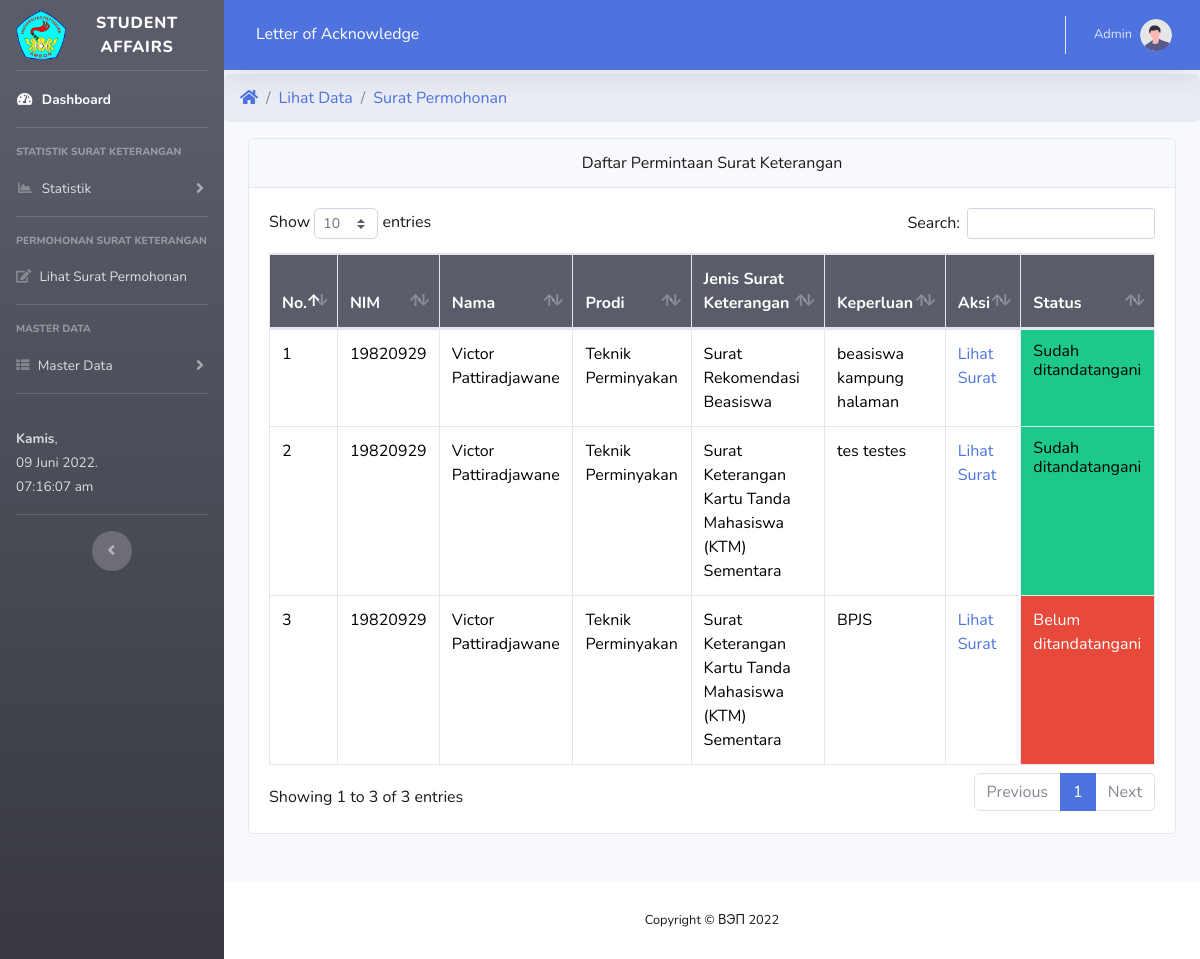
Screenshot of /A/spak.php (signed in) with the database file from the repository.
### tables this page shows
CREATE TABLE `surat` (
  `id_surat` int NOT NULL,
  `nim` varchar(10) NOT NULL,
  `nama` varchar(50) NOT NULL,
  `prodi` varchar(50) NOT NULL,
  `semester` varchar(50) NOT NULL,
  `thnakd` varchar(15) NOT NULL,
  `ortu` varchar(50) DEFAULT NULL,
  `pekerjaan` varchar(50) DEFAULT NULL,
  `nip` varchar(20) DEFAULT NULL,
  `pangkat` varchar(50) DEFAULT NULL,
  `alamat` varchar(100) DEFAULT NULL,
  `jenis` varchar(50) NOT NULL,
  `tujuan` varchar(80) NOT NULL,
  `ukt` varchar(50) NOT NULL,
  `krs` varchar(50) NOT NULL,
  `dns` varchar(50) NOT NULL,
  `kk` varchar(50) NOT NULL,
  `skortu` varchar(50) DEFAULT NULL,
  `date_create` datetime NOT NULL DEFAULT CURRENT_TIMESTAMP,
  `ttd` varchar(50) NOT NULL,
  `cap` varchar(50) NOT NULL,
  `date_signature` date NOT NULL DEFAULT '2022-01-10',
  `nomor_surat` varchar(40) DEFAULT NULL
);

CREATE TABLE `prodi` (
  `id_prodi` int NOT NULL,
  `prodi` varchar(50) NOT NULL
);

CREATE TABLE `jenis_suket` (
  `id_jenis` int NOT NULL,
  `jenis` varchar(80) NOT NULL
);

### A/spak.php (the view, shortened to what this page needs)
<?php  include 'menuA.php';
include '../link.php'?>
<div>
<ul class="breadcrumb">
    <li class="breadcrumb-item"><a href="index.php"><i class="fas fa-home"></i></a></li>
    <li class="breadcrumb-item"><a href="#">Lihat Data</a></li>
    <li class="breadcrumb-item"><a href="spak.php">Surat Permohonan</a></li>
  </ul>
</div>
<div class="container-fluid">
<div class="card">
  <div class="card-header text-center">Daftar Permintaan Surat Keterangan</div>
  <div class="card-body">
  <table id="example1" class="table table-bordered table-hover">
    <thead class="bg-dark text-white">
      <tr>
      <th>No.</th>
      <th>NIM</th>
      <th>Nama</th>
      <th>Prodi</th>
      <th>Jenis Surat Keterangan</th>
      <th>Keperluan</th>
      <th>Aksi</th>
      <th>Status</th>
      </tr>
    </thead>
    <tbody>
    <?php
      $no=0;
      $query="SELECT surat.*, prodi.prodi, jenis_suket.jenis
      FROM surat
      INNER JOIN prodi ON prodi.id_prodi=surat.prodi
      INNER JOIN jenis_suket ON jenis_suket.id_jenis=surat.jenis
      ORDER BY id_surat DESC ";
      $sql=mysqli_query($conn,$query);
      while($hasil=mysqli_fetch_array($sql)){
      $no++;
    ?>
      <tr>
        <td><?php echo $no ?></td>
        <td><?php echo $hasil['nim']; ?></td>
        <td><?php echo $hasil['nama']; ?></td>
        <td><?php echo $hasil['prodi']; ?></td>
        <td><?php echo $hasil['jenis']; ?></td>
        <td><?php echo $hasil['tujuan']; ?></td>
        <td><a href="spak_d.php?id=<?php echo $hasil['id_surat'];?>">Lihat Surat </a> </td>
            <?php
              $ttd=$hasil['ttd'];
              if($ttd!='ttd.png'){ ?>
                <td class='bg-danger text-white'>Belum ditandatangani</td>
              <?php
              }else{?>
                <td class='bg-success'><h6>Sudah ditandatangani</h6></td>
              <?php } ?>
      </tr>
      <?php }?>
    </tbody>
  </table>
  </div>
</div>
</div>
<?php include '../footer.php'; ?>

### A/menuA.php (style rules this page uses)
.table { color:black; }

### rows the page displays
surat: nim "19820929", nama "Victor Pattiradjawane", prodi.prodi "Teknik Perminyakan", jenis_suket.jenis "Surat Rekomendasi Beasiswa", tujuan "beasiswa kampung halaman", ttd "Sudah ditandatangani"
surat: nim "19820929", nama "Victor Pattiradjawane", prodi.prodi "Teknik Perminyakan", jenis_suket.jenis "Surat Keterangan Kartu Tanda Mahasiswa (KTM) Sementara", tujuan "tes testes", ttd "Sudah ditandatangani"
surat: nim "19820929", nama "Victor Pattiradjawane", prodi.prodi "Teknik Perminyakan", jenis_suket.jenis "Surat Keterangan Kartu Tanda Mahasiswa (KTM) Sementara", tujuan "BPJS", ttd "Belum ditandatangani"

### other values shown
$hari_ini "Kamis"
$_SESSION['nama'] "Admin"
